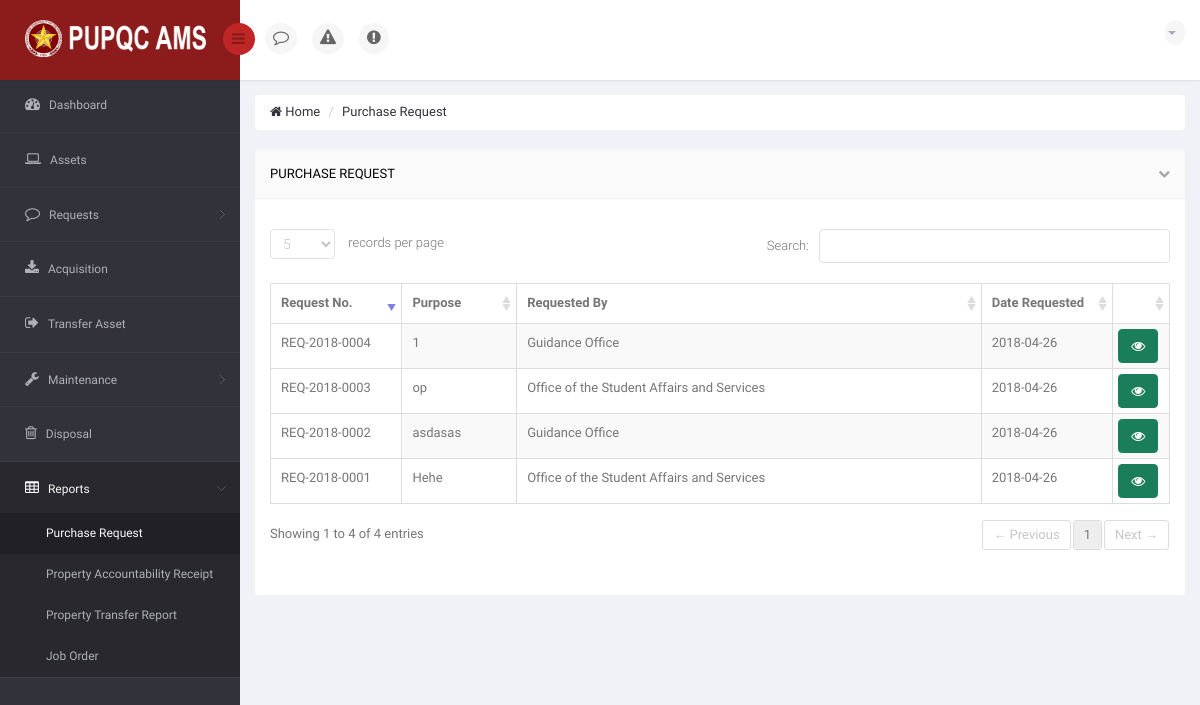
The page /DIR/PropertyOfficer/POPurchaseRequest.php (signed in) on the database as committed earlier.
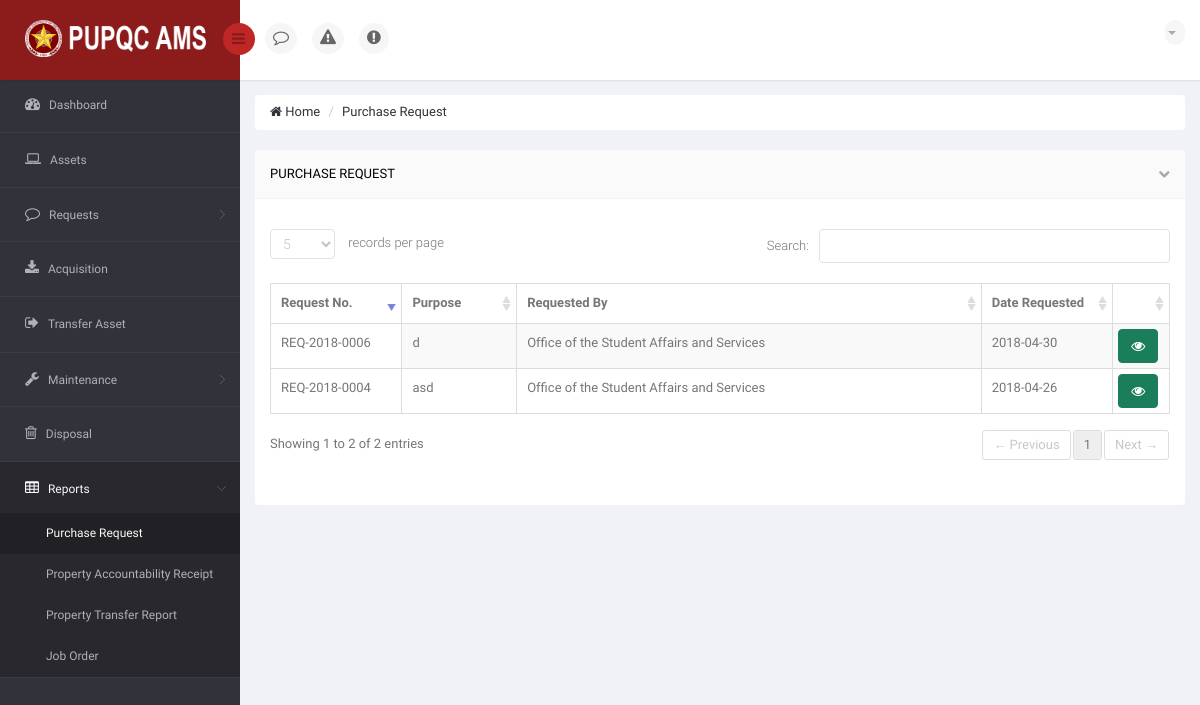
The same page on the database as committed later.
### tables this page shows
CREATE TABLE `ams_t_user_request_summary` (
  `URS_ID` int(11) NOT NULL,
  `URS_NO` varchar(15) NOT NULL,
  `URS_REQUEST_DATE` date NOT NULL,
  `URS_PURPOSE` varchar(350) NOT NULL,
  `URS_STATUS_TO_PO` varchar(25) NOT NULL DEFAULT 'Pending',
  `URS_APPROVED_DATE` date DEFAULT NULL,
  `URS_REJECT_DATE` date DEFAULT NULL,
  `URS_REMARKS` varchar(350) DEFAULT NULL,
  `URS_URGENT_DATE` date NOT NULL,
  `URS_URGENT_TYPE` varchar(25) NOT NULL,
  `URS_VIEW_BY_USER` int(11) NOT NULL DEFAULT '0',
  `URS_VIEW_BY_PO` int(11) NOT NULL DEFAULT '0',
  `URS_VIEW_BY_USER_MAIN` int(11) NOT NULL DEFAULT '0',
  `URS_VIEW_CLICKED` int(11) NOT NULL DEFAULT '0',
  `URS_VIEW_BY_PO_URGENT` int(11) NOT NULL DEFAULT '0',
  `URS_VIEW_CLICKED_URGENT` int(11) NOT NULL DEFAULT '0'
);

### DIR/PropertyOfficer/POPurchaseRequest.php (the view, shortened to what the changed rows need)
<!DOCTYPE html>
<html lang="en">
<head>
    <link href="../../bs3/css/bootstrap.min.css" rel="stylesheet">
    <link href="../../css/bootstrap-reset.css" rel="stylesheet">
    <link href="../../font-awesome/css/font-awesome.css" rel="stylesheet" />
    <link href="../../js/advanced-datatable/css/demo_page.css" rel="stylesheet" />
    <link href="../../js/advanced-datatable/css/demo_table.css" rel="stylesheet" />
    <link rel="stylesheet" href="../../js/data-tables/DT_bootstrap.css" />
    <link href="../../css/style.css" rel="stylesheet">
    <link href="../../css/style-responsive.css" rel="stylesheet" />
    <link href="../../js/iCheck/skins/minimal/minimal.css" rel="stylesheet">
    <link href="../../js/iCheck/skins/minimal/red.css" rel="stylesheet">
    <link href="../../js/iCheck/skins/minimal/green.css" rel="stylesheet">
    <link href="../../js/iCheck/skins/minimal/blue.css" rel="stylesheet">
    <link href="../../js/iCheck/skins/minimal/yellow.css" rel="stylesheet">
    <link href="../../js/iCheck/skins/minimal/purple.css" rel="stylesheet">
    <link href="../../js/iCheck/skins/square/square.css" rel="stylesheet">
    <link href="../../js/iCheck/skins/square/red.css" rel="stylesheet">
    <link href="../../js/iCheck/skins/square/green.css" rel="stylesheet">
    <link href="../../js/iCheck/skins/square/blue.css" rel="stylesheet">
    <link href="../../js/iCheck/skins/square/yellow.css" rel="stylesheet">
    <link href="../../js/iCheck/skins/square/purple.css" rel="stylesheet">
    <link href="../../js/iCheck/skins/flat/grey.css" rel="stylesheet">
    <link href="../../js/iCheck/skins/flat/red.css" rel="stylesheet">
    <link href="../../js/iCheck/skins/flat/green.css" rel="stylesheet">
    <link href="../../js/iCheck/skins/flat/blue.css" rel="stylesheet">
    <link href="../../js/iCheck/skins/flat/yellow.css" rel="stylesheet">
    <link href="../../js/iCheck/skins/flat/purple.css" rel="stylesheet">
    <link rel="stylesheet" type="text/css" href="../../js/select2/select2.css" />
    <link rel="stylesheet" type="text/css" href="../../js/bootstrap-daterangepicker/daterangepicker-bs3.css" />
    <link rel="stylesheet" type="text/css" href="../../js/bootstrap-datetimepicker/css/datetimepicker.css" />
    <link rel="stylesheet" type="text/css" href="../../js/bootstrap-datepicker/css/datepicker.css" />
    <link href="../../js/plugins/sweetalert/sweetalert.css" type="text/css" rel="stylesheet" media="screen,projection">
</head>
<body>
<section id="container" >
                <?php
                    include('../Connection/db.php');
                  ?>
    <section id="main-content">
        <section class="wrapper">
            <div class="row">
                <div class="col-sm-12">
                    <section class="panel">
                        <div class="panel-body">
                            <div class="adv-table">
                                <table  class="display table table-bordered table-striped" id="dynamic-table">
                                    <thead>
                                        <tr>
                                            <th style="width: 140px;">Request No.</th>
                                            <th style="">Purpose</th>
                                            <th style="">Requested By</th>
                                            <th style="width: 140px;">Date Requested</th>
                                            <th style="width: 55px;"></th>
                                        </tr>
                                    </thead>
                                    <tbody>
                                        <?php
                                            $sql = "SELECT URS.URS_ID, URS.URS_NO, URS.URS_REQUEST_DATE, URS.URS_PURPOSE, O.O_NAME, URSTM.URSTM_STATUS_TO_MAIN FROM ams_t_user_request_summary AS URS INNER JOIN ams_t_user_request AS UR ON UR.URS_ID = URS.URS_ID INNER JOIN ams_t_user_request_status_to_main AS URSTM ON URSTM.URS_ID = URS.URS_ID INNER JOIN ams_r_employee_profile AS EP ON UR.EP_ID = EP.EP_ID INNER JOIN ams_r_office AS O ON EP.O_ID = O.O_ID GROUP BY URS.URS_ID";
                                            $result = mysqli_query($connection, $sql) or die("Bad Query: $sql");
                                            while($row = mysqli_fetch_assoc($result))
                                            {
                                              $id = $row['URS_ID'];
                                              $no = $row['URS_NO'];
                                              $date = $row['URS_REQUEST_DATE'];
                                              $purpose = $row['URS_PURPOSE'];
                                              $officename = $row['O_NAME'];
                                        ?>
                                        <tr class="gradeX">
                                            <td> <?php echo $no; ?> </td>
                                            <td> <?php echo $purpose; ?> </td>
                                            <td> <?php echo $officename; ?> </td>
                                            <td> <?php echo $date; ?> </td>
                                            <td>
                                                <a class="btn btn-success" style="margin: -5px;" href="POReqSlip.php?receiveursid=<?php echo $id; ?>"><i class="fa fa-eye"></i></a>
                                            </td>
                                        </tr>
                                        <?php
                                            }
                                        ?>
                                    </tbody>
                                </table>
                            </div>
                        </div>
                    </section>
                </div>
            </div>
        </section>
    </section>
</section>
</body>
</html>

Rows that differ between the two databases and show on the page:
no longer on this page (row edited): ams_t_user_request_summary: URS_NO "REQ-2018-0001", URS_PURPOSE "Hehe", officename "Office of the Student Affairs and Services", URS_REQUEST_DATE "2018-04-26"
no longer on this page (row edited): ams_t_user_request_summary: URS_NO "REQ-2018-0002", URS_PURPOSE "asdasas", officename "Guidance Office", URS_REQUEST_DATE "2018-04-26"
no longer on this page (row edited): ams_t_user_request_summary: URS_NO "REQ-2018-0003", URS_PURPOSE "op", officename "Office of the Student Affairs and Services", URS_REQUEST_DATE "2018-04-26"
changed ams_t_user_request_summary: URS_PURPOSE "1" → "asd"; officename "Guidance Office" → "Office of the Student Affairs and Services"
now on this page (row edited): ams_t_user_request_summary: URS_NO "REQ-2018-0006", URS_PURPOSE "d", officename "Office of the Student Affairs and Services", URS_REQUEST_DATE "2018-04-30"
Other text that changed with them:
text written by a page script: "records per page Search: Showing 1 to 4 of 4 entries ← Previous 1 Next →" → "records per page Search: Showing 1 to 2 of 2 entries ← Previous 1 Next →"
